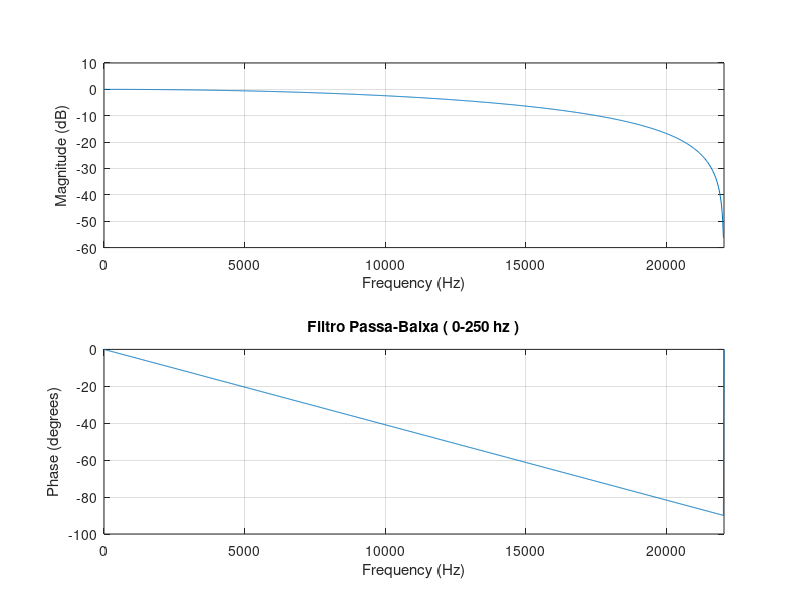
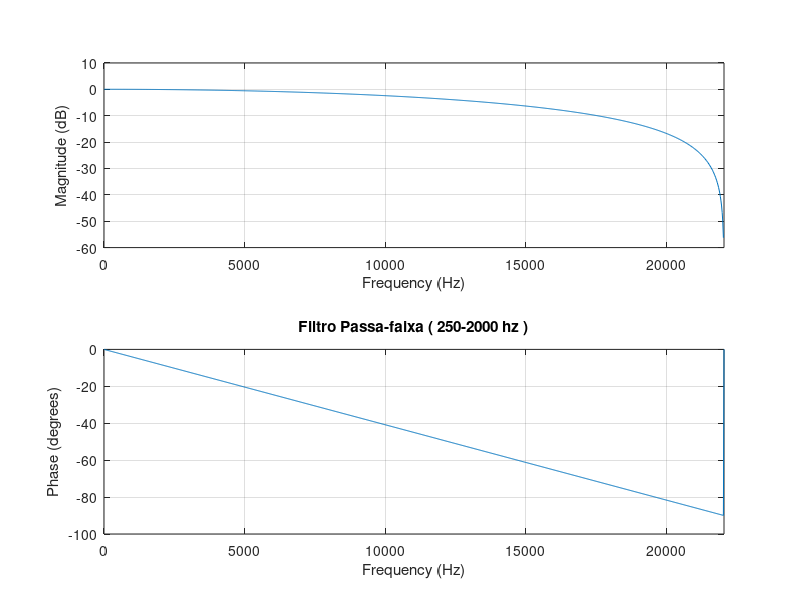
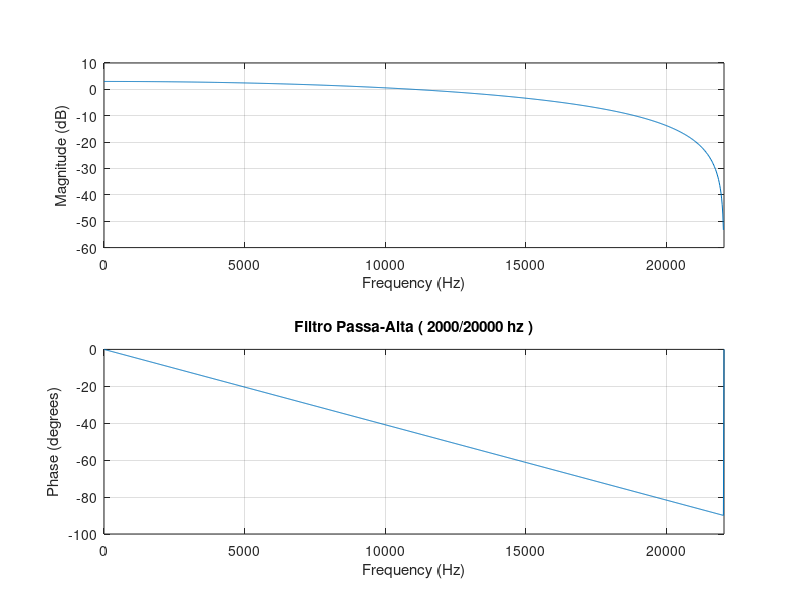
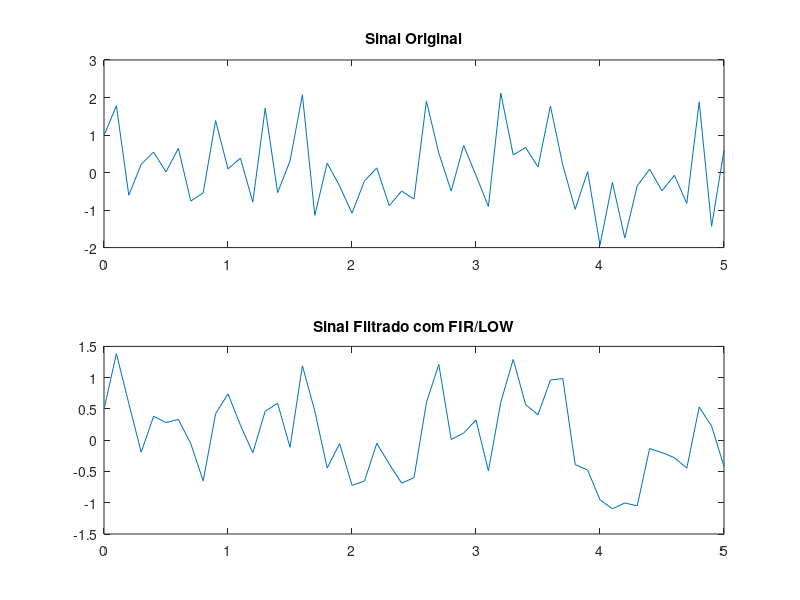

MATLAB code to generate these figures, in order: (Note: this script raises an error after producing the figures.)
% dependencys
pkg load signal;
pkg load control;

% global
fs = 44100; %  44,1 kHz
fc_low = 0; % freq inicial de corte para freq baixas, Hz, !graves;
fc_medium = 250; % freq inicial de corte para freq medias, Hz, !medios;
fc_high = 2000; % freq inicial de corte para freq altas, hz, !agudos;
time = 5; % record duration in seconds

% Criando um sinal senoidal de teste!!!!
t = 0:1/10:time; % Vetor de tempo
f = 2500; % Frequência do sinal senoidal
x = sin(2*pi*f*t);
noise = randn(1,length(x));
%y + noise
signal = x + noise;
% uncomment this if want to create a new file;
% add print to show when the process start!

%setRec("out.wav", 5, fs);
%% Substituir pelo sinal de voz gravado
%[x, ] = getRec(); %fs was defined in the start of the script

% FIR
ripple_max = 1; % Ripple máximo na banda de passagem (em dB)
attenuation = 60; % Atenuação na banda de rejeição (em dB)
transition_width = 1; % Largura da banda de transição (em oitavas)

% IRR

%% Substituir pelo sinal de voz gravado
%[x, ] = getRec(); %fs was defined in the start of the script

% frequências de corte
passband_low_freq = fc_low; % banda de passagem 
stopband_low_freq = 250; % banda de rejeição 
passband_medium_freq = fc_medium; % banda de passagem 
stopband_medium_freq = 2000; % banda de rejeição 
passband_high_freq = fc_high; % banda de passagem 
stopband_high_freq = 20000; % banda de rejeição 

% segundo o professor!
% Filtro passa-baixas - banda passante 0 a 250 Hz (faixa de graves) 
% Filtro passa-faixa - banda passante: 250 a 2 kHz (faixa de médios)
% Filtro passa-alta - banda passante: 2 kHz a 20 kHz (faixa de agudos) 

% segundo pesquisas!
% graves 20-250 hz
% medios 250-5000 hz
% agudos 5000-20000 hz

% Calculando as frequências normalizadas
passband_low_normalized = passband_low_freq / (fs/2);
stopband_low_normalized = stopband_low_freq / (fs/2);
passband_medium_normalized = passband_medium_freq / (fs/2);
stopband_medium_normalized = stopband_medium_freq / (fs/2);
passband_high_normalized = passband_high_freq / (fs/2);
stopband_high_normalized = stopband_high_freq / (fs/2);

% Calculando a ordem do filtro usando a regra de Kaiser
order_fir_low = kaiserord([passband_low_normalized, stopband_low_normalized], [1, 0], [ripple_max, attenuation]);
order_fir_medium = kaiserord([passband_medium_normalized, stopband_medium_normalized], [1, 0], [ripple_max, attenuation]);
order_fir_high = kaiserord([passband_high_normalized, stopband_high_normalized], [1, 0], [ripple_max, attenuation]);
% print the orders for comparison!!

% Criando filtros
fir_low_filter = fir1(order_fir_low, [passband_low_normalized, stopband_low_normalized], kaiser(order_fir_low+1, ripple_max));
fir_medium_filter = fir1(order_fir_medium, [passband_medium_normalized, stopband_medium_normalized], kaiser(order_fir_medium+1, ripple_max));
fir_high_filter = fir1(order_fir_high, [passband_high_normalized, stopband_high_normalized], kaiser(order_fir_high+1, ripple_max));

% Aplicando filtros
filtered_low_fir = filter(fir_low_filter, 1, signal);
filtered_medium_fir = filter(fir_medium_filter, 1, signal);
filtered_high_fir = filter(fir_high_filter, 1, signal);

% Plotagem
figure;
freqz(fir_low_filter, 1, 1024, fs);
title('Filtro Passa-Baixa ( 0-250 hz )');

figure;
freqz(fir_medium_filter, 1, 1024, fs);
title('Filtro Passa-faixa ( 250-2000 hz )');

figure;
freqz(fir_high_filter, 1, 1024, fs);
title('Filtro Passa-Alta ( 2000/20000 hz )');

figure;
subplot(2,1,1);
plot(t, signal);
title('Sinal Original');

subplot(2,1,2);
plot(t, filtered_low_fir);
title('Sinal Filtrado com FIR/LOW');

subplot(2,1,3);
plot(t, filtered_medium_fir);
title('Sinal Filtrado com FIR/MEDIUM');

subplot(2,1,4);
plot(t, filtered_high_fir);
title('Sinal Filtrado com FIR/HIGH');